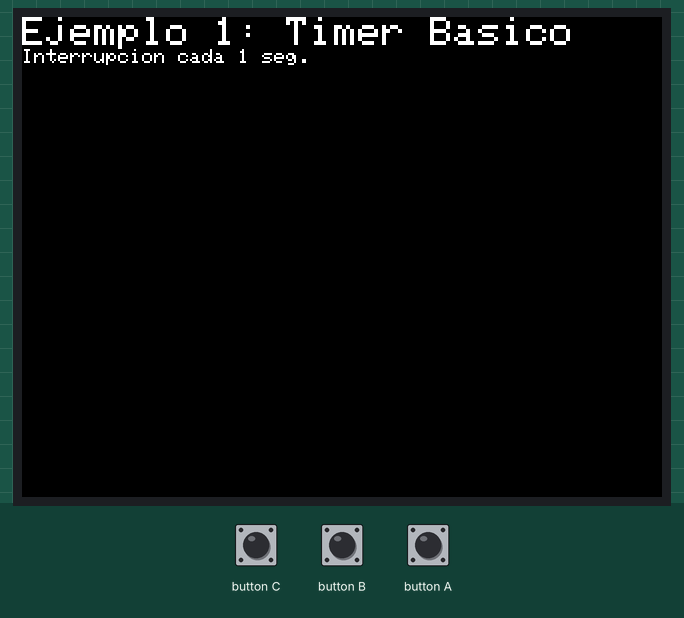
Simulated run of this sketch. Board: ESP32. On the bench: 320×240 colour display. What the sketch prints to the serial monitor is not drawn.

Above: at 0.3 s.
At 1.3 s:
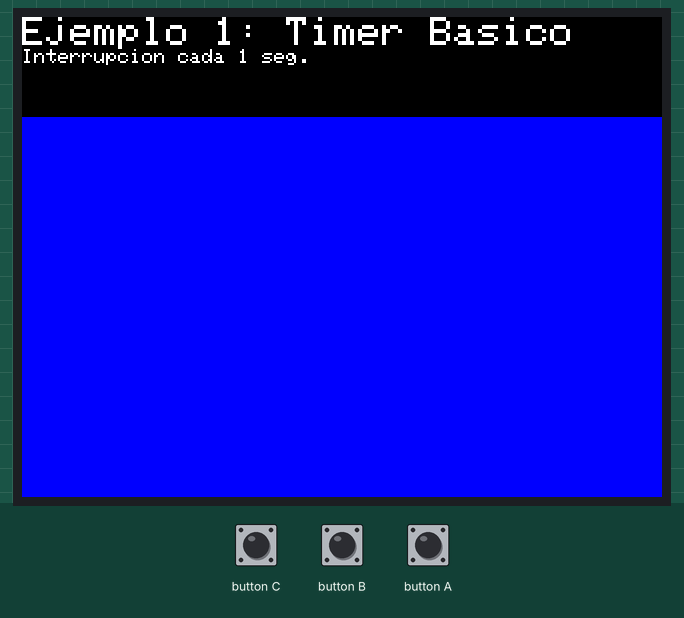
At 2.3 s:
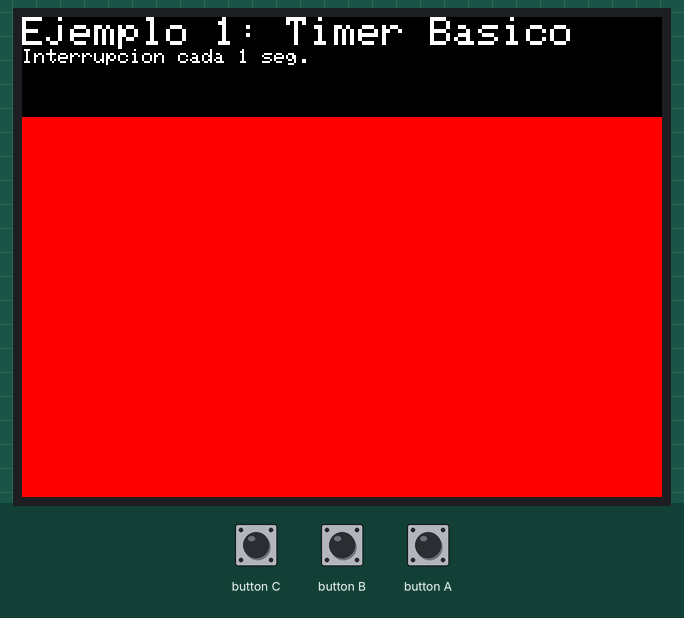

The sketch:

01_Basic_Timer_Interrupt.ino
```cpp
// 1. Interrupción Básica de Temporizador (para M5Stack)
// Este ejemplo muestra cómo configurar un temporizador de hardware del ESP32
// para generar una interrupción periódica.

#include <M5Stack.h>

// --- Variables del Temporizador ---
hw_timer_t *timer = NULL; // Puntero para el objeto del temporizador
volatile bool interruptFlag = false; // Flag para ser activado por la interrupción

// --- Interrupt Service Routine (ISR) ---
// Esta es la función que se llamará cuando el temporizador alcance su valor de alarma.
// ¡Debe ser lo más rápida posible! Por eso usamos un 'flag'.
// El atributo IRAM_ATTR asegura que la función se cargue en la RAM para una ejecución más rápida.
void IRAM_ATTR onTimer() {
  interruptFlag = true;
}

void setup() {
  M5.begin();
  Serial.begin(115200);

  M5.Lcd.fillScreen(BLACK);
  M5.Lcd.setCursor(0, 0);
  M5.Lcd.setTextSize(2);
  M5.Lcd.println("Ejemplo 1: Timer Basico");

  // --- Configuración del Temporizador ---
  // El ESP32 tiene 4 temporizadores de hardware (0 a 3). Usaremos el temporizador 0.
  // El prescaler divide el reloj base de 80MHz.
  // Un prescaler de 80 da un 'tick' cada 1 microsegundo (80MHz / 80 = 1MHz).
  uint16_t prescaler = 80;
  timer = timerBegin(0, prescaler, true); // Timer 0, prescaler de 80, contar hacia arriba (true)

  // Asocia la función 'onTimer' a la interrupción del temporizador.
  timerAttachInterrupt(timer, &onTimer, true); // true para interrupción de flanco (edge)

  // Establece el valor de alarma en 'ticks'.
  // 1,000,000 de ticks = 1 segundo (con prescaler de 80).
  // El último parámetro 'true' significa que el temporizador se reiniciará automáticamente (auto-reload).
  uint64_t alarmValue = 1000000;
  timerAlarmWrite(timer, alarmValue, true);

  // Habilita la alarma del temporizador.
  timerAlarmEnable(timer);

  Serial.println("Temporizador configurado para una interrupcion cada 1 segundo.");
  M5.Lcd.setTextSize(1);
  M5.Lcd.println("Interrupcion cada 1 seg.");
}

void loop() {
  M5.update();

  // Comprueba si la interrupción ha ocurrido.
  if (interruptFlag) {
    // Resetea el flag para la próxima interrupción.
    interruptFlag = false;

    // --- Haz algo aquí ---
    // Este es un buen lugar para ejecutar código que no es crítico en tiempo.
    static bool ledState = false;
    ledState = !ledState;

    // En lugar de un LED, vamos a cambiar el color del fondo de la pantalla.
    if (ledState) {
      M5.Lcd.fillRect(0, 50, 320, 190, BLUE);
      Serial.println("Tick! Pantalla Azul");
    } else {
      M5.Lcd.fillRect(0, 50, 320, 190, RED);
      Serial.println("Tock! Pantalla Roja");
    }
  }
}
```

Measured:
- what the display in image 1 shows lasts 1.0 s, from 1.2 s to 2.2 s
